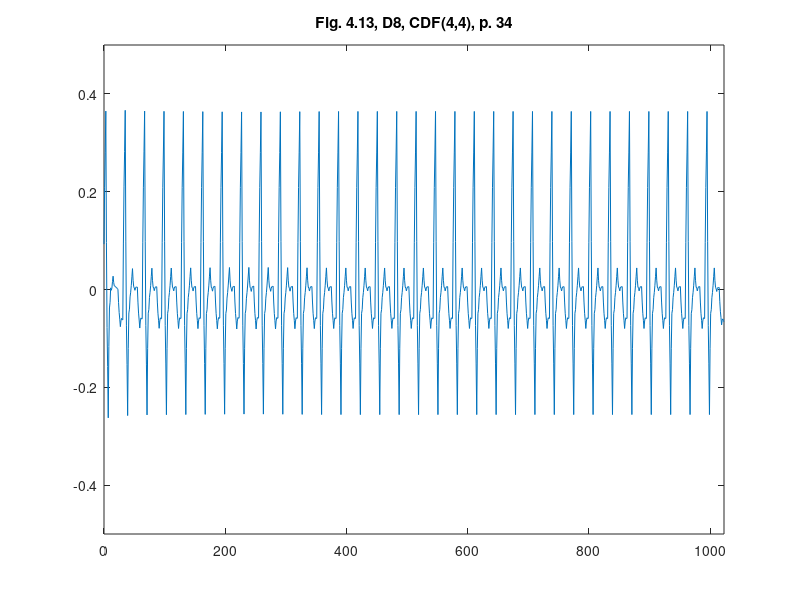

This chart was generated by the following MATLAB code:
%% ========================================================================
%% Programmatic octave notes on "Ripples in Mathematics" by A. Jensen
%% and A. la Cour-Harbo written with a deep gratitude to the authors for
%% this wonderful text. 
%% 
%% Reconstruction of graphs in Figure 4.13, top, p.34, Ch 04, D8, CDF(4,4)
%%
%% Author: Vladimir Kulyukin
%% 
%% NB: I have tested this code in Octave 4.
%% =========================================================================
t = [0:1023];

y_fig_4_13_d8_p34 = [
0.09280285019165718
0.20828281937666637
0.2807930370465128
0.36481696493381305
0.09621997557490211
-0.0778925237735648
-0.15752053311158767
-0.2624655852451755
-0.11646308894427196
-0.037701785588960396
-0.026181675179240853
0.0033556585783553732
-0.0016068240676950889
0.0026748912306335786
0.016200804473341376
0.027249742342179334
0.01409092902346043
0.007418563086020936
0.0072326445298608565
0.005308687636139985
0.00446925008725745
0.0033392164557495517
0.0019185867416162922
5.75822013146146E-4
-0.02681048343569158
-0.04721844318045975
-0.06064805722115837
-0.07594751335776762
-0.06379360762069634
-0.05899580802719714
-0.06155411457727
-0.062141358426735085
0.09501558080374009
0.20990509356723808
0.28252717986375897
0.3664747889482481
0.09902427401846856
-0.0742693973598762
-0.15340622518678615
-0.2577723032051666
-0.12050415101419182
-0.04798169567152973
-0.04020493717718038
-0.015079621498935346
-0.005594579455490719
0.008081261277800459
0.025947900700938185
0.04269161899949012
0.018694485812547085
0.005613830880098727
0.0034496542021450515
-0.0016395840082923858
0.0031233573888668244
0.005246415216484137
0.004729589474559554
0.00492011840320591
-0.025813067655600475
-0.04826026925654869
-0.06242148639963874
-0.0788029263867087
-0.06430396607456437
-0.0580793840845443
-0.06012918041664851
-0.05996186375946991
0.095456383404087
0.2092752691142795
0.2814947933711075
0.36486083293501487
0.09875183989559519
-0.07371560038292276
-0.15254148790053895
-0.2564585538584351
-0.12026099650241862
-0.04840195855426821
-0.040881440013983944
-0.01612146715614783
-0.005762071580697569
0.008455947048109955
0.02653258873027474
0.04357531548139632
0.018846823288971193
0.005310895479333016
0.0029675320524817986
-0.0023748699619705322
0.0030104441928399325
0.0055212754634661335
0.005157623849908072
0.005564187603824267
-0.025708809291309337
-0.04849329349395727
-0.06278926500411953
-0.07935972663517465
-0.06438563116663978
-0.05786387429853744
-0.05979445603086772
-0.05946024046105767
0.09553288305656166
0.2090852770872861
0.2811969416311158
0.3644126161747155
0.09868914061031356
-0.07353637147504705
-0.15226392008136633
-0.25604417249584926
-0.12020138388422329
-0.048565395603432926
-0.04113620765347827
-0.016502859406289844
-0.005812904430565324
0.008613171511997501
0.02677536842139863
0.043936474734910434
0.018895906094022252
0.0051632421764062734
0.0027384829820625172
-0.0027162201509701085
0.0029670557296324366
0.005665919128216645
0.005380370044782519
0.005894491875786566
-0.025666262553716904
-0.048632579791889195
-0.0630044598387303
-0.0796792123903886
-0.06442450972180896
-0.057725278794257755
-0.059581519607735015
-0.059145328677336385
0.09557155774040428
0.20894905639459965
0.2809871672852498
0.3641021337427389
0.09865271579491193
-0.07339915684125922
-0.1520534841657745
-0.25573360833159714
-0.12016471439493523
-0.04870240164877307
-0.041346670093110716
-0.016813631877933742
-0.005848381005468499
0.008752347528553563
0.02698855372413244
0.04425063661619577
0.018931926518577377
0.005022705515621009
0.0025229736073266733
-0.0030339216899340554
0.0029313935859743437
0.005809341843780731
0.005599923083485109
0.006217761822428402
-0.025629890415326685
-0.04877844056399553
-0.06322788862357816
-0.08000825406280732
-0.06446121325433951
-0.05757627484333492
-0.05935343882979358
-0.05880959947409626
0.09560900709809195
0.2087969940590944
0.2807543614089112
0.36375943998697985
0.09861435250259376
-0.07324417914059633
-0.15181615494259038
-0.2553841880469137
-0.12012570388422125
-0.0488605921543632
-0.04158885285733964
-0.017170141095994004
-0.005888790056649969
0.008912706178830745
0.02723434761044814
0.044612768979520406
0.0189727444075487
0.004859477685121629
0.0022729688122392006
-0.003402125517777819
0.002888803992329529
0.00597344707786399
0.005851803738825568
0.0065892822579543195
-0.025587271400991728
-0.04894453671817064
-0.06348251369358243
-0.08038361185798792
-0.06450583411153402
-0.05741112969419486
-0.05909949860597046
-0.058434450112146416
0.09565314473362815
0.20863129218367107
0.2804999922379824
0.36338393552326964
0.09856816968301013
-0.07308173988852287
-0.15156579319132937
-0.25501356244349516
-0.12008062909185757
-0.0490216124940727
-0.04183651265014059
-0.01753644839460088
-0.00593571943295512
0.009067786165101576
0.027474068399569215
0.04496857938228704
0.019017865525536845
0.0047082645795106575
0.0020397765442084774
-0.003747938294521716
0.0028422911409015043
0.006115860404107877
0.0060727694950974045
0.006918375000800902
-0.025543290403942737
-0.049080299466147434
-0.0636926521858132
-0.08069635936518756
-0.06455045667577748
-0.057286965180114974
-0.05890588487820002
-0.05814476967007923
0.0956945520288111
0.20851669191969505
0.2803216500025727
0.3631171288267061
0.09852713657826428
-0.0729811992339759
-0.1514078786100144
-0.2547757126582843
-0.12004338673703477
-0.04910980639733905
-0.04197497163919721
-0.017745314524359346
-0.005971373047142322
0.009140067376326916
0.02758900674604836
0.04514366596838179
0.019049323129466403
0.004650695143287036
0.001947782009843706
-0.0038889884732949305
0.0028137250174191273
0.00615649390383635
0.006139318185956738
0.007022436911411771
-0.025519108601460488
-0.049104542324391515
-0.06373386425738133
-0.08076296911180873
-0.06457049744629495
-0.05727972038058813
-0.05889063791468833
-0.05811635356950173
0.09571026018188238
0.20852662586917364
0.2803327434923722
0.3631275239657443
0.09851661694665331
-0.07300721666285323
-0.1514439768627753
-0.2548233432085721
-0.12003691263725313
-0.04906681501459008
-0.041913050340583
-0.017659750789067893
-0.005971941496587095
0.009082780763303083
0.02750441599060264
0.04502388960729897
0.019046337286425914
0.004723777938680168
0.002056211564061739
-0.0037343007654965644
0.002822920619834938
0.00607157672790717
0.006011667558720133
0.0068382857836803675
-0.02553121502876416
-0.04900584255328865
-0.06358559678989315
-0.08054872514077294
-0.06455231237256533
-0.057387382030117555
-0.05905393411342964
-0.058354097612789715
0.0956898964670826
0.20864544735956875
0.2805125550646687
0.36338927794008086
0.09854253193252668
-0.07313199139848807
-0.1516342920529634
-0.25510201453063014
-0.12006425040357616
-0.048933838802649024
-0.04171077972784877
-0.017363797153261754
-0.005939888546404384
0.00894674729383381
0.027296110367452824
0.04471763847527818
0.019013583337595792
0.004864993403668352
0.0022718686734958735
-0.0034175336261886855
0.0028593600629677916
0.00592989440552253
0.0057940694014755306
0.006517385794994448
-0.02556771219813658
-0.048861822051419125
-0.0633649437648532
-0.08022360365103123
-0.06451323327264791
-0.05752970825191859
-0.059273028588843285
-0.05867799775971329
0.09565129599999701
0.20878761815846442
0.280730968715689
0.3637119427473047
0.09858264216669978
-0.07327079145458427
-0.15184835811654743
-0.2554191180035734
-0.12010346526835286
-0.0487972338780312
-0.04150042383260846
-0.017052341029836594
-0.005900125721684816
0.008814706544321631
0.02709215576818275
0.044415004655245276
0.018975013486193536
0.004993290776238874
0.0024698365253812992
-0.003123851505750344
0.002897674958024109
0.0058069140779742024
0.005603865854099936
0.006234752510617009
-0.0256046455648659
-0.048743657068400795
-0.06318228199998768
-0.07995216848736661
-0.06447717864053207
-0.05764217736749142
-0.05944716466824469
-0.058937074008035766
0.09561671829932383
0.20889462515122859
0.28089664654767854
0.3639585081187971
0.09861589435604272
-0.07337202160161142
-0.1520052397541653
-0.2556527737932473
-0.12013521987364591
-0.04870175813029213
-0.041352388563186016
-0.016831738249772694
-0.005869983658676314
0.008724866091472695
0.026952811000674325
0.04420727099598238
0.018946333305800353
0.005077362091333408
0.002600357352581556
-0.0029291156035405773
0.0029245897907294533
0.005728181738712463
0.005481660240408456
0.006052414176860361
-0.025630173822579504
-0.04867050489709229
-0.06306857904667802
-0.07978233896008022
-0.06445346262535065
-0.05771038479667218
-0.059553105474044854
-0.05909526837534477
0.09559428816397686
0.20895758003192041
0.28099460722848596
0.36410497366994204
0.09863654393335015
-0.0734304788687209
-0.1520960947362711
-0.25578854216385677
-0.12015469826266634
-0.048648140850557034
-0.04126886992752893
-0.016706744376952264
-0.005852199694558663
0.008675280211648899
0.026875695341670416
0.04409195044461915
0.018929600496707357
0.005122563548531135
0.00267083960009049
-0.0028235312964319317
0.0029397488197126197
0.0056865504383416445
0.005416873559455144
0.005955459657963772
-0.0256444008396404
-0.048632790525825385
-0.06300970940059118
-0.07969406492492091
-0.06444066982148781
-0.05774496920683034
-0.05960696308094848
-0.05917592962772693
0.09558231333920032
0.20898870514678144
0.2810432457950165
0.36417798156693015
0.09864723144451909
-0.07345888330390271
-0.15214036267833517
-0.2558548976544001
-0.1201646740839525
-0.04862276223021082
-0.04122916209317512
-0.016647073635828114
-0.005843365136133273
0.008652249146223631
0.0268397692112426
0.04403804610326546
0.018921380519689734
0.005142969600220053
0.0027028133448564334
-0.002775419091332816
0.002946967297287351
0.005668156917071003
0.005388149768018144
0.005912310869501921
-0.025651092089939747
-0.04861665817217452
-0.06298438737720241
-0.0796559000301324
-0.0644348499252327
-0.05775938625585235
-0.05962950902199138
-0.05920984880388262
0.09557694304916686
0.20900118664272516
0.2810628819767923
0.36420763871388334
0.09865184913094233
-0.07346991066525482
-0.15215764067470808
-0.2558809435111048
-0.1201689104606787
-0.048613382300601346
-0.041214359030872796
-0.016624652086571906
-0.005839774685225089
0.008644095643805576
0.026826958900520087
0.04401867998945327
0.018918111765159704
0.005149728308408641
0.0027135296192000898
-0.0027591188269517476
0.002949684796762877
0.005662427368149478
0.005379108887208056
0.005898582545712266
-0.02565353958627013
-0.04861210352621424
-0.06297710927412009
-0.07964475199969243
-0.06443287047978684
-0.05776308173654545
-0.05963538576996828
-0.0592188429422122
0.09557518902561808
0.20900389744882106
0.28106728232739675
0.3642144722444074
0.0986532076607313
-0.0734719081455809
-0.1521608751745292
-0.25588598281224634
-0.12017008183998065
-0.04861220575965333
-0.041212354571264445
-0.016621412425104773
-0.0058389359289714084
0.008643507786799402
0.026825918722207662
0.04401692642909243
0.018917427433557232
0.005149635556438444
0.0027135507977360707
-0.0027588557322119865
0.0029500906973941744
0.005663002631200438
0.005379880069206807
0.005899542530858541
-0.025653818950518555
-0.04861323956753701
-0.06297871932019683
-0.07964693858726235
-0.0644328230393793
-0.057761553357980375
-0.0596331295430656
-0.05921565707716282
0.09557524442813027
0.20900191028949547
0.28106434050693285
0.3642102842606913
0.09865296009849694
-0.07346960502752445
-0.15215741111737285
-0.25588098543596033
-0.12016975150829187
-0.048614881090108364
-0.04121637418140989
-0.016627221481027337
-0.0058394245301913944
0.008646434548190194
0.02683035575411743
0.044023384199408676
0.018917981842595636
0.005146409860310157
0.002708668252552255
-0.00276596405121164
0.002949406821511209
0.005666425379792736
0.005385091623632945
0.00590716394875169
-0.025653083561898143
-0.04861689938123679
-0.06298428350926427
-0.07965507456676788
-0.06443366347825616
-0.05775774219961935
-0.05962731073085748
-0.05920712216861122
0.09557612436376912
0.20899791417185345
0.28105824725564177
0.36420134926647996
0.09865199576181785
-0.07346549588064077
-0.15215112566089592
-0.25587174737446466
-0.12016875774699862
-0.048619131427305805
-0.04122286841538626
-0.016636763513408447
-0.0058404852695212416
0.008650765891166506
0.0268369899686548
0.04403314903703152
0.018919063589360442
0.005141973991327705
0.0027018802429333135
-0.002775952387966663
0.002948272763673564
0.005670915578915371
0.005391976057758756
0.00591730809965562
-0.025651935506831793
-0.048621463486915054
-0.06299127584059418
-0.07966537505150557
-0.06443485152712079
-0.05775314589947825
-0.05962025816857795
-0.059196721586004836
0.0955773205943149
0.20899326944838292
0.2810511249761993
0.36419084821127573
0.09865076985478977
-0.073460837248193
-0.1521439730976725
-0.25586119236960253
-0.12016752846053474
-0.04862381735903714
-0.04123005906510977
-0.016647372721899326
-0.0058417356151073355
0.008655450708666794
0.026844186249423068
0.044043774158669224
0.018920313370809478
0.005137279302562334
0.0026946719539277975
-0.0027865935760512635
0.0029470090971726497
0.00567559689212685
0.005399169808811338
0.005927934035371701
-0.02565067562101453
-0.048626140374381094
-0.062998460224728
-0.07967598580420696
-0.06443611934808464
-0.05774849231240923
-0.05961310469718073
-0.059186151435765846
0.09557858203313323
0.20898863193382478
0.2810439982663089
0.36418031866413864
0.09864950539332702
-0.07345623098369784
-0.15213689046693593
-0.25585072385667973
-0.12016627246268291
-0.0486283981458853
-0.041237100906286926
-0.016657780141632245
-0.0058429906015414965
0.00865999396436413
0.026851173556084636
0.04405410426910956
0.01892155825146338
0.005132769034987106
0.0026877366196807403
-0.0027968462696341574
0.002945768518710476
0.005680064756061662
0.005406042442419401
0.005938096655091398
-0.025649446419638757
-0.04863056933999663
-0.06300527210598221
-0.07968605820205475
-0.06443734158497227
-0.057744109434607005
-0.059606361750958986
-0.059176178913597034
0.09557979193450591
0.20898429251383416
0.28103732282438776
0.364170446199299
0.09864830458771298
-0.07345194033388201
-0.15213028856548597
-0.2558409585705567
-0.12016508468722731
-0.048632641917672186
-0.04124363026189142
-0.016667438039413465
-0.005844167598326178
0.008664187127653135
0.026857626138524472
0.04406364979121836
0.01892272174570383
0.005128625209643994
0.0026813601830388725
-0.0028062791831766553
0.0029446171077772833
0.005684156845284286
0.005412340029344355
0.005947413770022697
-0.025648308796469975
-0.04863461044028727
-0.0630114911614292
-0.0796952592661016
-0.0644384661390971
-0.057740120599917226
-0.05960022264856203
-0.0591670955775851
0.09558090257319403
0.2089803556380273
0.28103126361691483
0.3641614808597833
0.09864720773518383
-0.07344805574989229
-0.152124309595445
-0.2558321116316232
-0.1201640017452208
-0.04863647414593736
-0.041249528833773
-0.01667616629571312
-0.005845236263143603
0.008667967461311269
0.026863444877651493
0.04407226003194066
0.018923776616501922
0.005124897146385722
0.0026756216215920634
-0.002814771114763855
0.0029435768150774646
0.0056878337675441044
0.005417999742636067
0.005955788961029506
-0.025647282087319867
-0.048638235583153944
-0.06301707152647272
-0.07970351741310985
-0.0644394781289913
-0.05773654554415927
-0.05959471965861382
-0.05915895214667784
0.09558190126922744
0.2089768315291491
0.2810258386330872
0.36415345245699027
0.09864622376542727
-0.07344458042076499
-0.15211896010158643
-0.2558241952884249
-0.12016303071271128
-0.048639899648518774
-0.04125480209584735
-0.016683970259643556
-0.005846192674921915
0.008671345706097164
0.02686864488341368
0.044079955127022584
0.018924720504370055
0.005121567364729197
0.0026704957081000215
-0.0028223570143144357
0.002942647347951339
0.005691117995872052
0.005423054929447705
0.005963269635723369
-0.02564636468245553
-0.048641472917749305
-0.06302205507015797
-0.07971089252965254
-0.06444038139235354
-0.05773335190219012
-0.059589804059162255
-0.05915167822438566
0.09558279297340656
0.20897368303610514
0.28102099196371005
0.3641462800686739
0.09864534585694619
-0.07344147362471097
-0.15211417837629762
-0.2558171197314749
-0.12016216382447228
-0.04864296319088236
-0.041259517830705195
-0.016690948639056957
-0.005847046169276277
0.00867436966501512
0.02687329886381723
0.044086841326444026
0.018925563548845174
0.005118584634028769
0.002665904581994823
-0.0028291506809432973
0.0029418172482673244
0.005694063361231391
0.005427587657948905
0.005969976027503893
-0.025645544434336757
-0.048644379194531275
-0.06302652825307967
-0.07971751128681692
-0.06444118918488875
-0.057730480678261406
-0.05958538576693489
-0.059145141610070465
0.09558359153800891
0.20897084865947405
0.281016629754325
0.3641398259644178
0.09864455922443648
-0.07343867190149325
-0.15210986741337135
-0.2558107424313818
-0.12016138577285367
-0.04864573040025614
-0.041263776313589254
-0.016697248759738395
-0.005847812841897913
0.008677106702315258
0.026877509872901117
0.04409307017400659
0.018926322309746592
0.005115879691763247
0.0026617423200565593
-0.002835307871391281
0.002941069287353035
0.0056967406916824306
0.0054317063415969076
0.005976067658978906
-0.02564480369457599
-0.04864702692959418
-0.06303060204607566
-0.07972353696576705
-0.06444191972675016
-0.05772785791700595
-0.05958135153653444
-0.059139175597680414
0.0955843155704237
0.20896825291563875
0.2810126364379648
0.36413392002259687
0.09864384476685219
-0.07343609841529725
-0.15210590952385142
-0.25580489008640983
-0.12016067709170578
-0.04864827952455603
-0.04126769738496071
-0.01670304709241035
-0.00584851259081017
0.008679636365112289
0.026881399775357025
0.04409882115926281
0.018927017037066812
0.005113371657011534
0.002657885019096973
-0.0028410110812786896
0.002940382831041054
0.005699232144070205
0.005435536857808764
0.005981729956014287
-0.02564412148232232
-0.04864949956823435
-0.0630344043017218
-0.0797291579083654
-0.0644425943474512
-0.05772539889446769
-0.05957757154941491
-0.059133588940197074
0.09558498674843073
0.20896580980879056
0.2810088802408824
0.36412836810663607
0.09864318048268497
-0.07343366586608617
-0.15210217093967734
-0.2557993656242836
-0.12016001542364385
-0.048650699144260894
-0.04127141678613479
-0.016708543628227386
-0.0058491680814141064
0.008682048583773659
0.02688510636733591
0.04410429728849432
0.018927670764994957
0.00511096928824894
0.0026541928582562825
-0.0028464663140920212
0.002939734544768692
0.005701630373183832
0.0054392211711534
0.00598717205969624
-0.02564347407664422
-0.04865189112660066
-0.06303807909017312
-0.07973458637439827
-0.06444323706775322
-0.05772300810223438
-0.0595738994778418
-0.05912816607981445
0.0955856295008522
0.2089634224017664
0.2810052126229282
0.3641229513804603
0.09864254163755094
-0.07343127573168057
-0.1520985007272342
-0.2557939467170578
-0.12015937560092046
-0.0486530892928521
-0.041275087792852785
-0.01671396416653833
-0.005849804798326072
0.00868444508160262
0.02688878547324775
0.044109728076129326
0.018928309439964784
0.005108569254975387
0.0026505075211611393
-0.0028519067783075794
0.0029390981489420256
0.005704040514606341
0.005442920318685369
0.005992631142387228
-0.02564283470495788
-0.048654308455042934
-0.06304179010786795
-0.07974006347868616
-0.0644438750141656
-0.05772057676069241
-0.05957016871826665
-0.05912266166699004
0.09558627148065886
0.20896098008251146
0.2810014641385678
0.36411742028143684
0.09864190019975377
-0.07342881533918769
-0.15209472633538748
-0.25578837927800174
-0.12015872903002789
-0.04865556460192082
-0.041278885993680584
-0.016719567296561176
-0.005850451742232194
0.0086869426884255
0.026892615995411907
0.044115376939873885
0.01892896266126841
0.005106052635353832
0.0026466468621301575
-0.002857600698789673
0.002938443605329433
0.005706583829975371
0.005446819975148141
0.005998380573174647
-0.02564217269264677
-0.04865687504599939
-0.0630457264868832
-0.07974586771379429
-0.06444453933499908
-0.05771797889366197
-0.05956618638978299
-0.05911679174177782
0.09558694451080824
0.20895835450145228
0.28099743823015444
0.3641114854020435
0.09864122383518827
-0.0734261537109593
-0.15209064723639917
-0.2557823681059254
-0.12015804266402373
-0.048658258567078276
-0.04128301581508913
-0.016725653994702796
-0.005851142511080597
0.008689677670433466
0.026896806549839388
0.04412155097444198
0.01892966477718781
0.00510328050070938
0.0026423981450067044
-0.002863861271942208
0.0029377359726802826
0.005709402156707824
0.005451137280140418
0.006004739984381402
-0.025641452312030473
-0.0486597355415697
-0.06305010970423632
-0.07975232513374059
-0.06444526639465745
-0.05771506681935369
-0.059561726407829335
-0.059110223509774795
0.09558768577602618
0.2089553950348277
0.2809929042666298
0.36410480721868316
0.09864047467721257
-0.07342313706308745
-0.1520860280022169
-0.2557755666525048
-0.1201572777851747
-0.04866132804363671
-0.04128771742789089
-0.01673257782659446
-0.005851916550760295
0.008692810149298374
0.026901602273581543
0.044128611026428954
0.018930456111299346
0.0051000895397623845
0.0026375113118180735
-0.002871056622519819
0.0029369341524249602
0.005712662160118058
0.005456127400559477
0.006012085000724944
-0.02564063156562691
-0.048663059899783284
-0.06305520000174418
-0.07975981886596965
-0.06444609901252034
-0.05771166716145812
-0.059556523312783036
-0.05910256617223428
0.09558853900909284
0.20895192493001385
0.28098759159052883
0.3640969872518897
0.0986396081247887
-0.07341958518942295
-0.1520805926907452
-0.2557675686551631
-0.12015638887283926
-0.04866495667311186
-0.041293272055980934
-0.016740752855205848
-0.005852820295258236
0.008696527220004208
0.02690728969058147
0.04413697898072689
0.018508052069880945
0.004363056758806062
0.001701993047502246
-0.004036180861894478
0.0016659940080567782
0.004302736661451362
0.0038740470982892763
0.004266737622005895
-0.02393154160076555
-0.04446889356914285
-0.057345318283126015
-0.07227448226819766
-0.06291995887960514
-0.06007222991203576
-0.06373129536548956
-0.06564687050851485
];

figure;
plot(t, y_fig_4_13_d8_p34);
xlim([0 1023]);
ylim([-0.5 0.5]);
title('Fig. 4.13, D8, CDF(4,4), p. 34');
